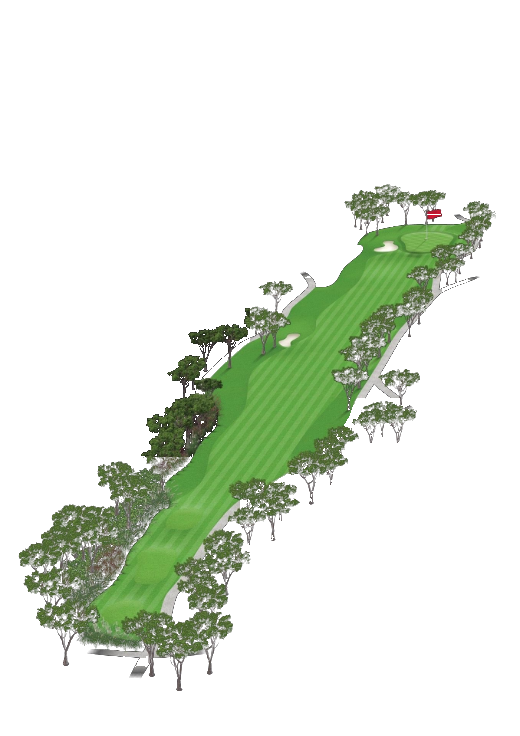
#> input picture src/assets/holes/hole_aspendos_1.png, 520 x 736 px
$ python trace-holes.py
#> lines starting #> are read from the running program, lines starting #| are printed output that depends on the picture; after the words box and inside, x2 and y2 are one past the last pixel; in counts of white or black regions, pixels touching at a corner belong together
#!/usr/bin/env python3
"""Trace the 36 hole drawings into the shapes the 3D hole is built from.

The 3D window used to invent every hole from its par and length alone,
which made every hole a tree-lined parkland hole and left out the water
that defines half of Olympos. This reads each drawing instead:

  the flag is the green; the turf pixel farthest from it is the tee; the
  line between them is the hole. Along that line, in slices, it measures
  where the turf runs (the bend), how wide it is, which side the water
  lies on and how far, where the sand is, and which side the trees are.

Everything is written as a fraction of the hole's own line, so the model
scales it by the card's length. The drawings are drawn, not surveyed, and
the window still says so; but the hole you open is the hole on the page.

Run after the drawings change:  python3 tools/trace-holes.py
"""
import json, os, re, sys
from collections import deque
import numpy as np
from PIL import Image

ROOT = os.path.dirname(os.path.dirname(os.path.abspath(__file__)))
SRC = os.path.join(ROOT, 'src')
HOLES = os.path.join(SRC, 'assets', 'holes')
BINS = 24
GREEN_T = 0.965          # where the model puts the green along the line
# The drawings look at each hole from above and behind, so the ground is
# squashed top to bottom: its bunkers, which should come out round on the
# average, measure 0.70 as tall as they are wide across all 36 drawings.
# Everything is stood back up by that before it is measured, or a lake
# drawn across the hole reads as a strip running up it.
SQUASH = 0.70

def comps(mask):
    """Connected blobs of a boolean mask, as lists of (y, x)."""
    seen = np.zeros_like(mask, dtype=bool); out = []
    ys, xs = np.nonzero(mask)
    for y0, x0 in zip(ys, xs):
        if seen[y0, x0]: continue
        q = deque([(y0, x0)]); seen[y0, x0] = True; pts = []
        while q:
            y, x = q.popleft(); pts.append((y, x))
            for dy, dx in ((1, 0), (-1, 0), (0, 1), (0, -1)):
                ny, nx = y + dy, x + dx
                if 0 <= ny < mask.shape[0] and 0 <= nx < mask.shape[1] and mask[ny, nx] and not seen[ny, nx]:
                    seen[ny, nx] = True; q.append((ny, nx))
        out.append(pts)
    return out

def smooth(v, k=1):
    v = np.array(v, dtype=float); o = v.copy()
    for i in range(len(v)):
        lo, hi = max(0, i - k), min(len(v), i + k + 1)
        w = v[lo:hi]; w = w[~np.isnan(w)]
        o[i] = w.mean() if len(w) else np.nan
    return o

def fill(v):
    v = np.array(v, dtype=float); idx = np.arange(len(v)); ok = ~np.isnan(v)
    if not ok.any(): return np.zeros_like(v)
    return np.interp(idx, idx[ok], v[ok])

def grow(m):
    y = m.copy()
    y[1:] |= m[:-1]; y[:-1] |= m[1:]; y[:, 1:] |= m[:, :-1]; y[:, :-1] |= m[:, 1:]
    return y

def close(m, k=2):
    """Shut the small gaps a lake's highlights and ripples leave in the mask."""
    for _ in range(k): m = grow(m)
    for _ in range(k): m = ~grow(~m)
    return m

DIRS = [(-1, 0), (-1, 1), (0, 1), (1, 1), (1, 0), (1, -1), (0, -1), (-1, -1)]   # clockwise, y down

def outline(mask):
    """The outer edge of one blob, walked clockwise (Moore neighbours), as (y, x)."""
    m = np.pad(mask, 1)
    ys, xs = np.nonzero(m)
    i = np.lexsort((xs, ys))[0]; start = (int(ys[i]), int(xs[i]))
    p, b = start, 6                                    # came in from the west, which is clear
    pts = [p]; first = None
    for _ in range(200000):
        for k in range(1, 9):
            di = (b + k) % 8
            q = (p[0] + DIRS[di][0], p[1] + DIRS[di][1])
            if m[q]:
                pv = (p[0] + DIRS[(di - 1) % 8][0], p[1] + DIRS[(di - 1) % 8][1])
                p, b = q, DIRS.index((pv[0] - q[0], pv[1] - q[1]))
                break
        else:
            return [(start[0] - 1, start[1] - 1)]       # a single pixel
        if first is None: first = (p, b)
        elif (p, b) == first: break
        pts.append(p)
    return [(y - 1, x - 1) for y, x in pts]

def simplify(pts, eps):
    """Douglas-Peucker on an open run of points."""
    pts = np.asarray(pts, dtype=float)
    if len(pts) < 3: return pts
    a, b = pts[0], pts[-1]; ab = b - a; n = np.hypot(*ab)
    d = np.abs(ab[0] * (pts[:, 1] - a[1]) - ab[1] * (pts[:, 0] - a[0])) / n if n else np.hypot(*(pts - a).T)
    i = int(d.argmax())
    if d[i] <= eps: return np.array([a, b])
    return np.vstack([simplify(pts[:i + 1], eps)[:-1], simplify(pts[i:], eps)])

def boxblur(x, k):
    c = np.cumsum(np.cumsum(np.pad(x, ((k + 1, k), (k + 1, k))), 0), 1)
    return (c[2*k+1:, 2*k+1:] - c[:-2*k-1, 2*k+1:] - c[2*k+1:, :-2*k-1] + c[:-2*k-1, :-2*k-1]) / ((2 * k + 1) ** 2)

def otsu(v):
    h, e = np.histogram(v, 64); c = (e[:-1] + e[1:]) / 2
    best, thr = -1, c[len(c) // 2]
    for i in range(1, 63):
        w0, w1 = h[:i].sum(), h[i:].sum()
        if not w0 or not w1: continue
        m0, m1 = (h[:i] * c[:i]).sum() / w0, (h[i:] * c[i:]).sum() / w1
        b = w0 * w1 * (m0 - m1) ** 2
        if b > best: best, thr = b, c[i]
    return thr

def trace(path):
#> called with path = 'src/assets/holes/hole_aspendos_1.png'
    a = np.array(Image.open(path).convert('RGBA')).astype(int)
    r, g, b, al = a[..., 0], a[..., 1], a[..., 2], a[..., 3]
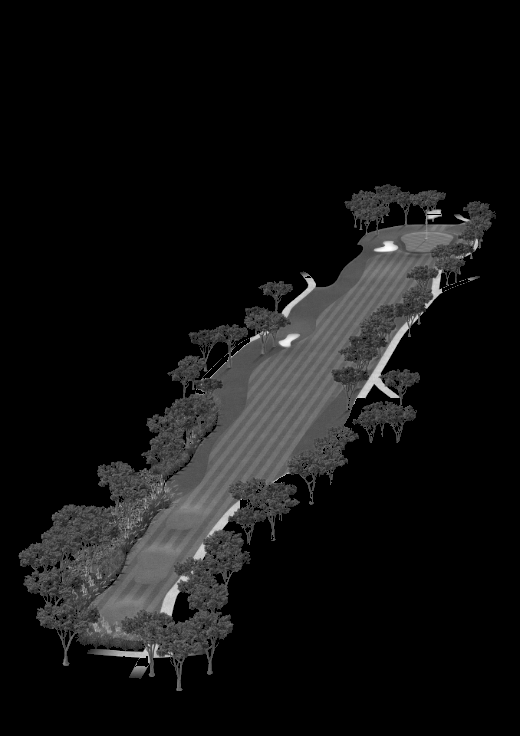
#> r: shape (736, 520) int64; min 0, max 255, mean 18.7
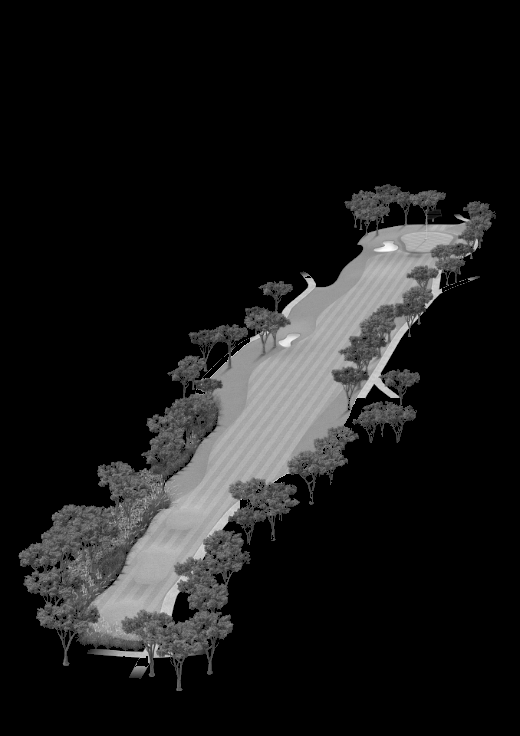
#> g: shape (736, 520) int64; min 0, max 254, mean 26.3
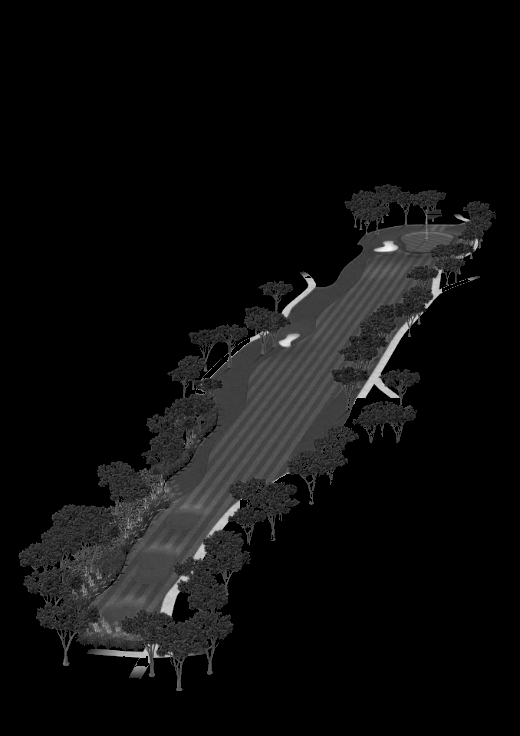
#> b: shape (736, 520) int64; min 0, max 246, mean 13.9
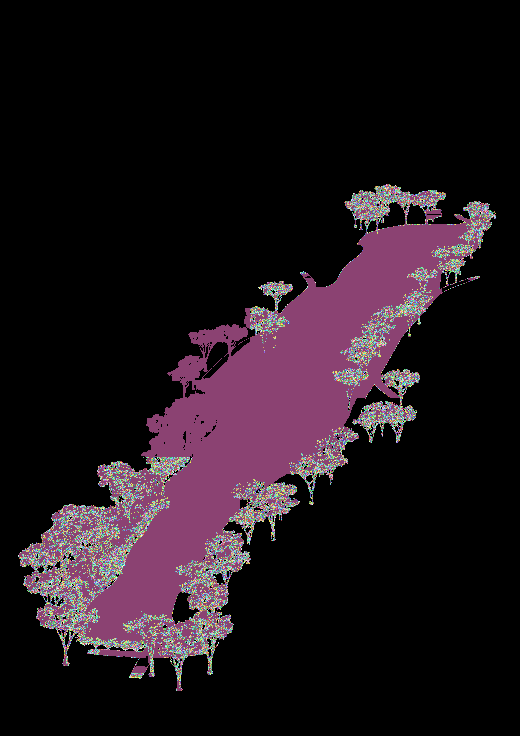
#> al: shape (736, 520) int64; 54 distinct labels, from 0 to 255; one colour per label, 0 black
    solid = al > 200
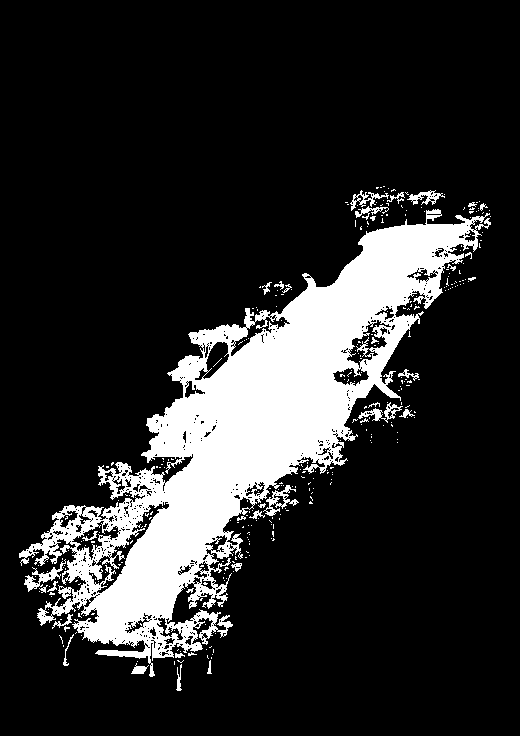
#> solid: shape (736, 520) bool; 16.8% white; 331 white regions (297 under 20 px), largest, box (x1, y1, x2, y2) and area: (19, 209, 491, 677) 60787, (24, 559, 66, 592) 360, (263, 485, 299, 516) 340
    water = solid & (b > r + 40) & (b > g - 5)
#> water: shape (736, 520) bool; every value is 0
    flag = solid & (r > 170) & (g < 70) & (b < 70)
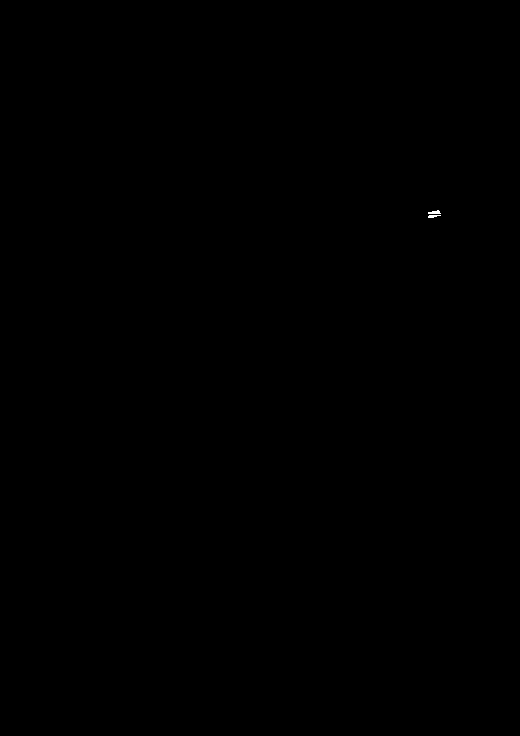
#> flag: shape (736, 520) bool; 0.02% white in thin lines or dots, all inside (x1, y1, x2, y2) = (428, 210, 441, 218)
    sand = solid & (r > 200) & (g > 192) & (b > 160) & (np.abs(r - b) < 60) & ~water
#> sand: shape (736, 520) bool; 0.21% white in thin lines or dots, all inside (x1, y1, x2, y2) = (145, 240, 478, 653)
    turf = solid & (g > r + 25) & (g > b + 25) & (g > 120)
#> turf: shape (736, 520) bool; 9.5% white; 229 white regions (219 under 20 px), largest, box (x1, y1, x2, y2) and area: (88, 223, 467, 641) 35304, (390, 315, 407, 341) 185, (367, 356, 381, 377) 143
#> (the rest of the program and of its run is left out)
